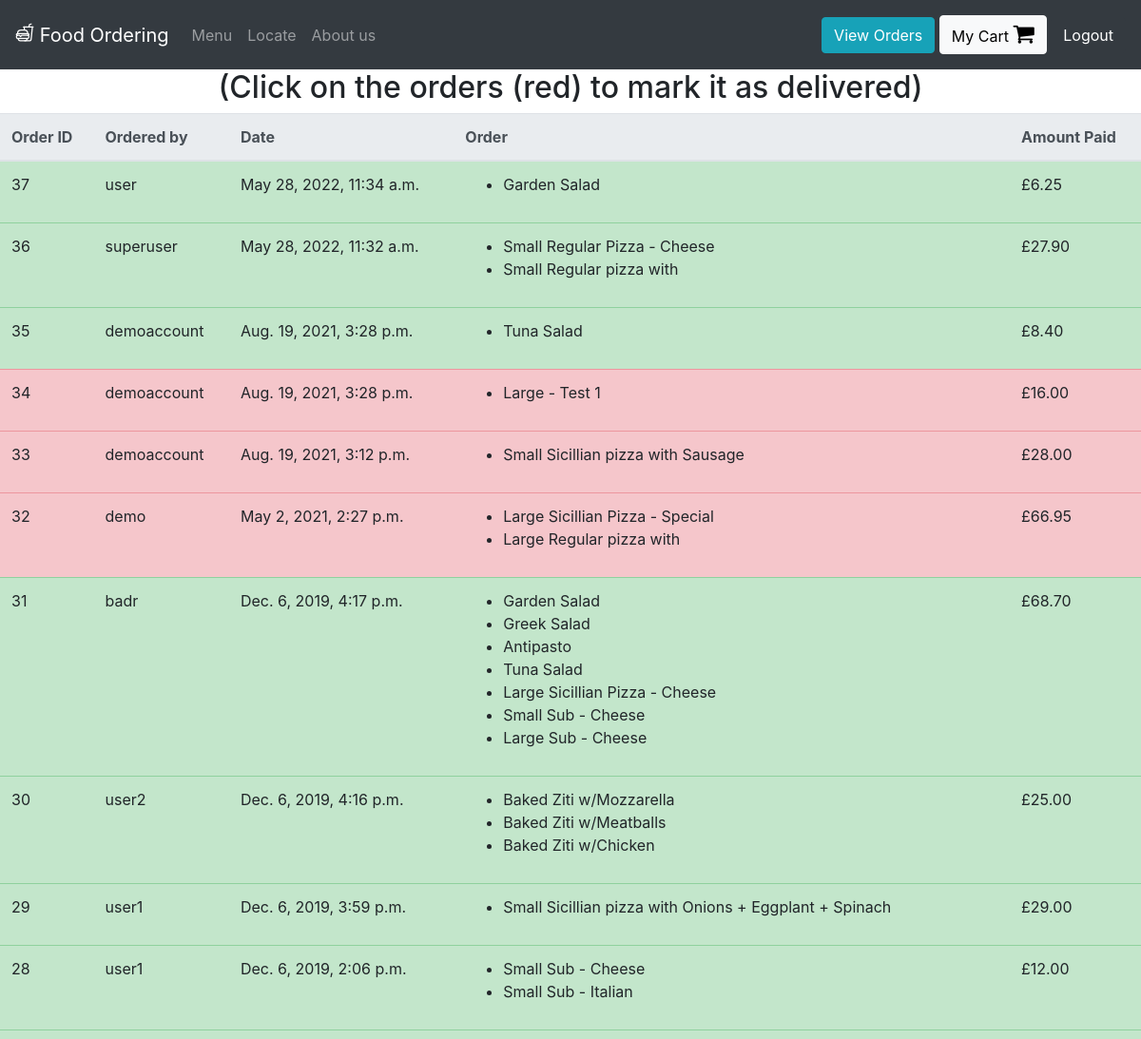
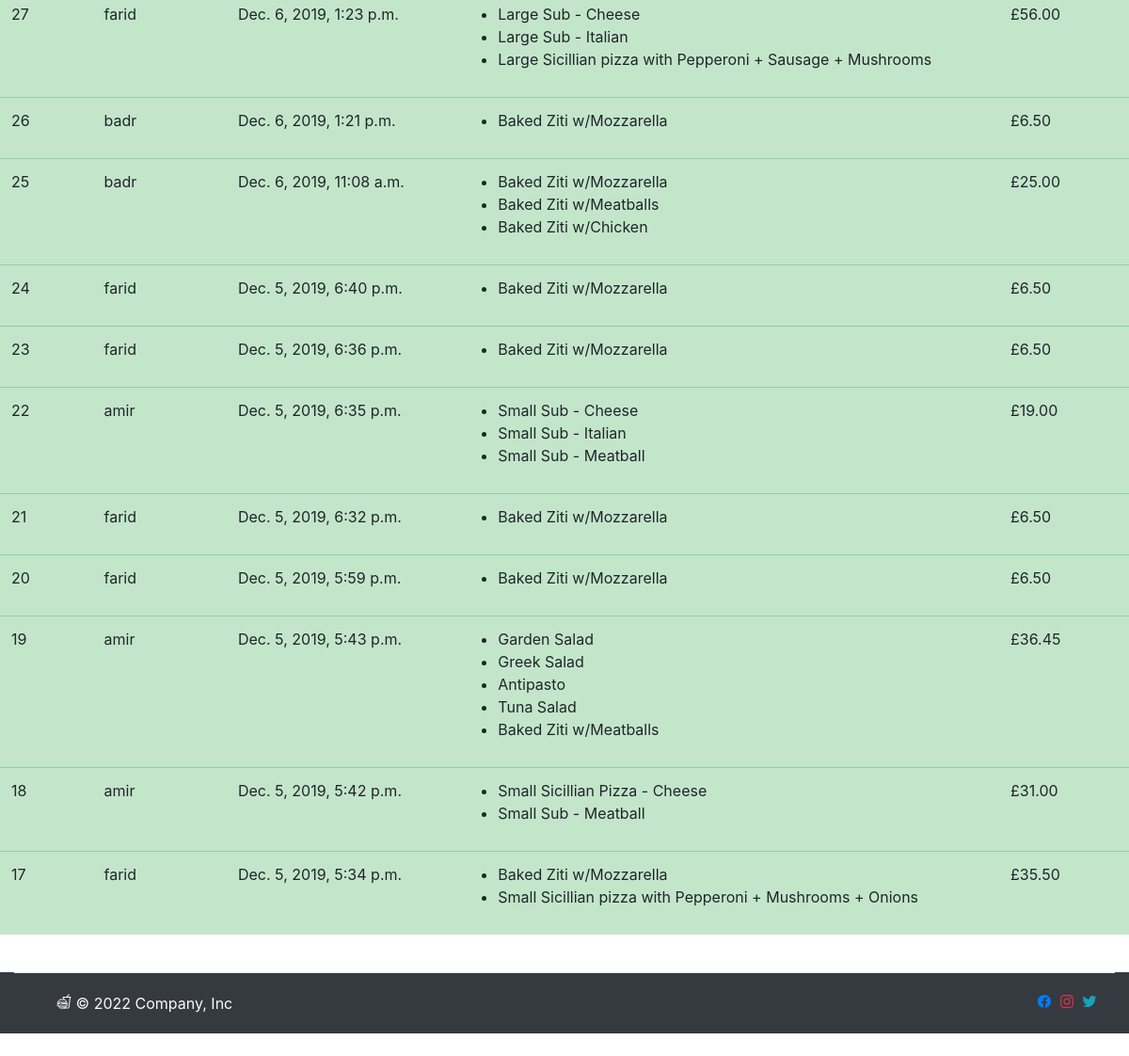
Before: /view-orders (signed in) with the older database file (2 pictures, top to bottom).
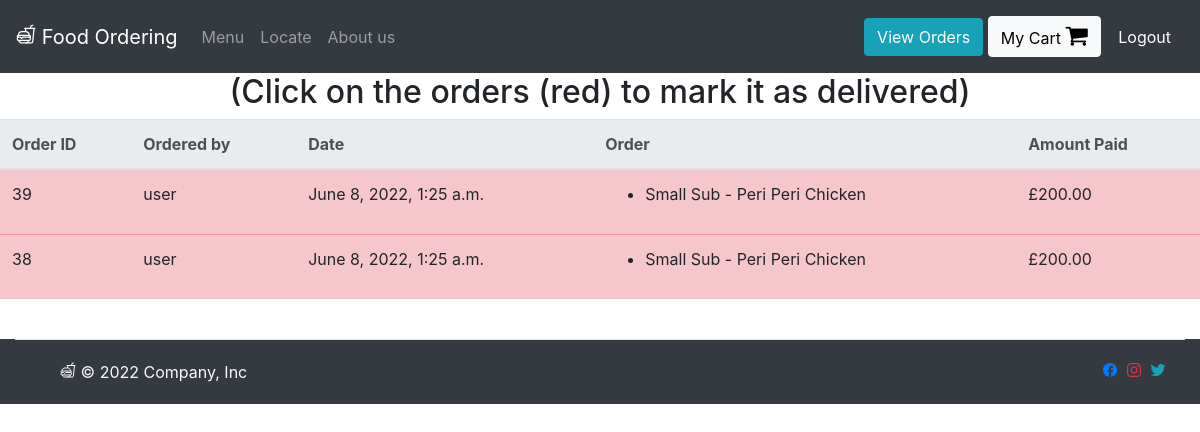
After: the same page with the newer database file.
### orders/models.py (models this page shows, shortened)
class UserOrder(models.Model):
    username = models.CharField(max_length=200) #who placed the order
    order = models.TextField() #this will be a string representation of the cart from localStorage
    price = models.DecimalField(max_digits=6, decimal_places=2) #how much was the order
    time_of_order  = models.DateTimeField(default=datetime.now, blank=True)
    delivered = models.BooleanField()

### orders/views.py (the view)
# urls.py: path("view-orders", views.view_orders, name="view_orders"),
def view_orders(request):
    if request.user.is_superuser:
        rows = UserOrder.objects.all().order_by('-time_of_order')
        return render(request, "orders/orders.html", context = {"rows":rows})
    else:
        rows = UserOrder.objects.all().filter(username = request.user.username).order_by('-time_of_order')
        return render(request, "orders/orders.html", context = {"rows":rows})

### orders/templatetags/custom_tags.py (called while the page is built)
@register.filter(name="format_cart")
def format_cart(value):
    return value[1:-1].split(",")

@register.filter(name="format_cart_item")
def format_cart_item(value):
    return value.replace("'","")

### orders/templates/orders/orders.html
{% extends 'orders/header.html' %}
{% load custom_tags %}
{% block content %}
<div class="container-fluid">
  <div class="row justify-content-center">
    {% if user.is_superuser %}
      <h2>(Click on the orders (red) to mark it as delivered)</h2>
    {% else %}
      <h2> Orders by: {{user.get_username}} </h2>
    {% endif %}
    <table class="table">
        <thead class="thead-light">
        <tr>
          <th scope="col">Order ID</th>
          <th scope="col">Ordered by</th>
          <th scope="col">Date</th>
          <th scope="col">Order</th>
          <th scope="col">Amount Paid</th>
        </tr>
        </thead>
        <tbody id = "orders_table">
          {% for row in rows %}
          {% if row.delivered %}
            <tr class="table-success">
          {% else %}
            <tr class="table-danger mark-as-complete">
          {% endif %}
              <td>{{row.id}}</td>
              <td>{{row.username}}</td>
              <td>{{row.time_of_order}}</td>
              <td >
                <ul>
                  {% for item in row.order|format_cart %}
                    <li>{{item|format_cart_item}}</li>
                  {% endfor %}
                </ul>
              </td>
              <td>£{{row.price}}</td>
            </tr>
          {% endfor %}
        </tbody>
    </table>
  </div>
</div>
{% endblock %}

### orders/templates/orders/header.html (shortened to what this page needs)
<!doctype html>
<html lang="en">
<head>
    <link rel="stylesheet" href="https://stackpath.bootstrapcdn.com/bootstrap/4.3.1/css/bootstrap.min.css"
>
    <link rel="stylesheet" href="https://cdnjs.cloudflare.com/ajax/libs/font-awesome/4.7.0/css/font-awesome.min.css">
    <link href="https://cdnjs.cloudflare.com/ajax/libs/toastr.js/latest/toastr.min.css" rel="stylesheet"/>
    {% load static %}
    <link rel="stylesheet" href="{% static 'orders/main.js' %}">
</head>
<body>
<nav class="navbar navbar-expand-lg navbar-dark bg-dark">
    <a class="navbar-brand" href="#">
        <ion-icon name="fast-food-outline"></ion-icon>
        Food Ordering</a>
    <div class="collapse navbar-collapse" id="navbarText">
        {% if user.is_authenticated %}
        <ul class="navbar-nav mr-auto">
            <li class="nav-item">
                <a class="nav-link" href="/">Menu</a>
            </li>
            <li class="nav-item">
                <a class="nav-link" href="/directions">Locate</a>
            </li>
            <li class="nav-item">
                <a class="nav-link" href="/about">About us</a>
            </li>
        </ul>
        <span class="navbar-text">
          <a href="/view-orders" class="btn btn-info">View Orders</a>
          <a href="/cart" id="cart_button" class="btn btn-light" style="color:black;">My Cart <i
                  class="fa fa-shopping-cart" style="font-size:24px;"></i></a>
          <button type="button" class="btn btn-dark" onclick="logout()">Logout</button>
        </span>
        {% endif %}
    </div>
</nav>
{% block content %}
{% endblock %}
<div class="container-fluid bg-dark">
    <footer class="d-flex flex-wrap justify-content-between align-items-center py-3 my-4 border-top">
        <div class="col-md-4 d-flex align-items-center">
            <a href="/" class="mb-3 me-2 mb-md-0 text-muted text-decoration-none lh-1">
                <svg class="bi" width="30" height="24">
                    <use xlink:href="#bootstrap"></use>
                </svg>
            </a>
            <span class="text-light"><ion-icon name="fast-food-outline"></ion-icon> © 2022 Company, Inc</span>
        </div>
        <ul class="nav col-md-4 justify-content-end list-unstyled d-flex">
            <li class="ms-3 p-1 text-primary">
                <ion-icon name="logo-facebook"></ion-icon>
            </li>
            <li class="ms-3 p-1 text-danger">
                <ion-icon name="logo-instagram"></ion-icon>
            </li>
            <li class="ms-3 p-1 text-info">
                <ion-icon name="logo-twitter"></ion-icon>
            </li>
        </ul>
    </footer>
</div>
</body>
</html>

Changed rows visible on the page:
removed UserOrder: id "37", username "user", time_of_order "May 28, 2022, 11:34 a.m.", order "Garden Salad", price "6.25"
removed UserOrder: id "36", username "superuser", time_of_order "May 28, 2022, 11:32 a.m.", order "Small Regular Pizza - Cheese" "Small Regular pizza with", price "27.90"
removed UserOrder: id "35", username "demoaccount", time_of_order "Aug. 19, 2021, 3:28 p.m.", order "Tuna Salad", price "8.40"
removed UserOrder: id "34", username "demoaccount", time_of_order "Aug. 19, 2021, 3:28 p.m.", order "Large - Test 1", price "16.00"
removed UserOrder: id "33", username "demoaccount", time_of_order "Aug. 19, 2021, 3:12 p.m.", order "Small Sicillian pizza with Sausage", price "28.00"
removed UserOrder: id "32", username "demo", time_of_order "May 2, 2021, 2:27 p.m.", order "Large Sicillian Pizza - Special" "Large Regular pizza with", price "66.95"
removed UserOrder: id "31", username "badr", time_of_order "Dec. 6, 2019, 4:17 p.m.", order "Garden Salad" "Greek Salad" "Antipasto" "Tuna Salad" "Large Sicillian Pizza - Cheese" "Small Sub - Cheese" "Large Sub - Cheese", price "68.70"
removed UserOrder: id "30", username "user2", time_of_order "Dec. 6, 2019, 4:16 p.m.", order "Baked Ziti w/Mozzarella" "Baked Ziti w/Meatballs" "Baked Ziti w/Chicken", price "25.00"
removed UserOrder: id "29", username "user1", time_of_order "Dec. 6, 2019, 3:59 p.m.", order "Small Sicillian pizza with Onions + Eggplant + Spinach", price "29.00"
removed UserOrder: id "28", username "user1", time_of_order "Dec. 6, 2019, 2:06 p.m.", order "Small Sub - Cheese" "Small Sub - Italian", price "12.00"
removed UserOrder: id "27", username "farid", time_of_order "Dec. 6, 2019, 1:23 p.m.", order "Large Sub - Cheese" "Large Sub - Italian" "Large Sicillian pizza with Pepperoni + Sausage + Mushrooms", price "56.00"
removed UserOrder: id "26", username "badr", time_of_order "Dec. 6, 2019, 1:21 p.m.", order "Baked Ziti w/Mozzarella", price "6.50"
removed UserOrder: id "25", username "badr", time_of_order "Dec. 6, 2019, 11:08 a.m.", order "Baked Ziti w/Mozzarella" "Baked Ziti w/Meatballs" "Baked Ziti w/Chicken", price "25.00"
removed UserOrder: id "24", username "farid", time_of_order "Dec. 5, 2019, 6:40 p.m.", order "Baked Ziti w/Mozzarella", price "6.50"
removed UserOrder: id "23", username "farid", time_of_order "Dec. 5, 2019, 6:36 p.m.", order "Baked Ziti w/Mozzarella", price "6.50"
removed UserOrder: id "22", username "amir", time_of_order "Dec. 5, 2019, 6:35 p.m.", order "Small Sub - Cheese" "Small Sub - Italian" "Small Sub - Meatball", price "19.00"
removed UserOrder: id "21", username "farid", time_of_order "Dec. 5, 2019, 6:32 p.m.", order "Baked Ziti w/Mozzarella", price "6.50"
removed UserOrder: id "20", username "farid", time_of_order "Dec. 5, 2019, 5:59 p.m.", order "Baked Ziti w/Mozzarella", price "6.50"
removed UserOrder: id "19", username "amir", time_of_order "Dec. 5, 2019, 5:43 p.m.", order "Garden Salad" "Greek Salad" "Antipasto" "Tuna Salad" "Baked Ziti w/Meatballs", price "36.45"
removed UserOrder: id "18", username "amir", time_of_order "Dec. 5, 2019, 5:42 p.m.", order "Small Sicillian Pizza - Cheese" "Small Sub - Meatball", price "31.00"
removed UserOrder: id "17", username "farid", time_of_order "Dec. 5, 2019, 5:34 p.m.", order "Baked Ziti w/Mozzarella" "Small Sicillian pizza with Pepperoni + Mushrooms + Onions", price "35.50"
added UserOrder: id "39", username "user", time_of_order "June 8, 2022, 1:25 a.m.", order "Small Sub - Peri Peri Chicken", price "200.00"
added UserOrder: id "38", username "user", time_of_order "June 8, 2022, 1:25 a.m.", order "Small Sub - Peri Peri Chicken", price "200.00"
